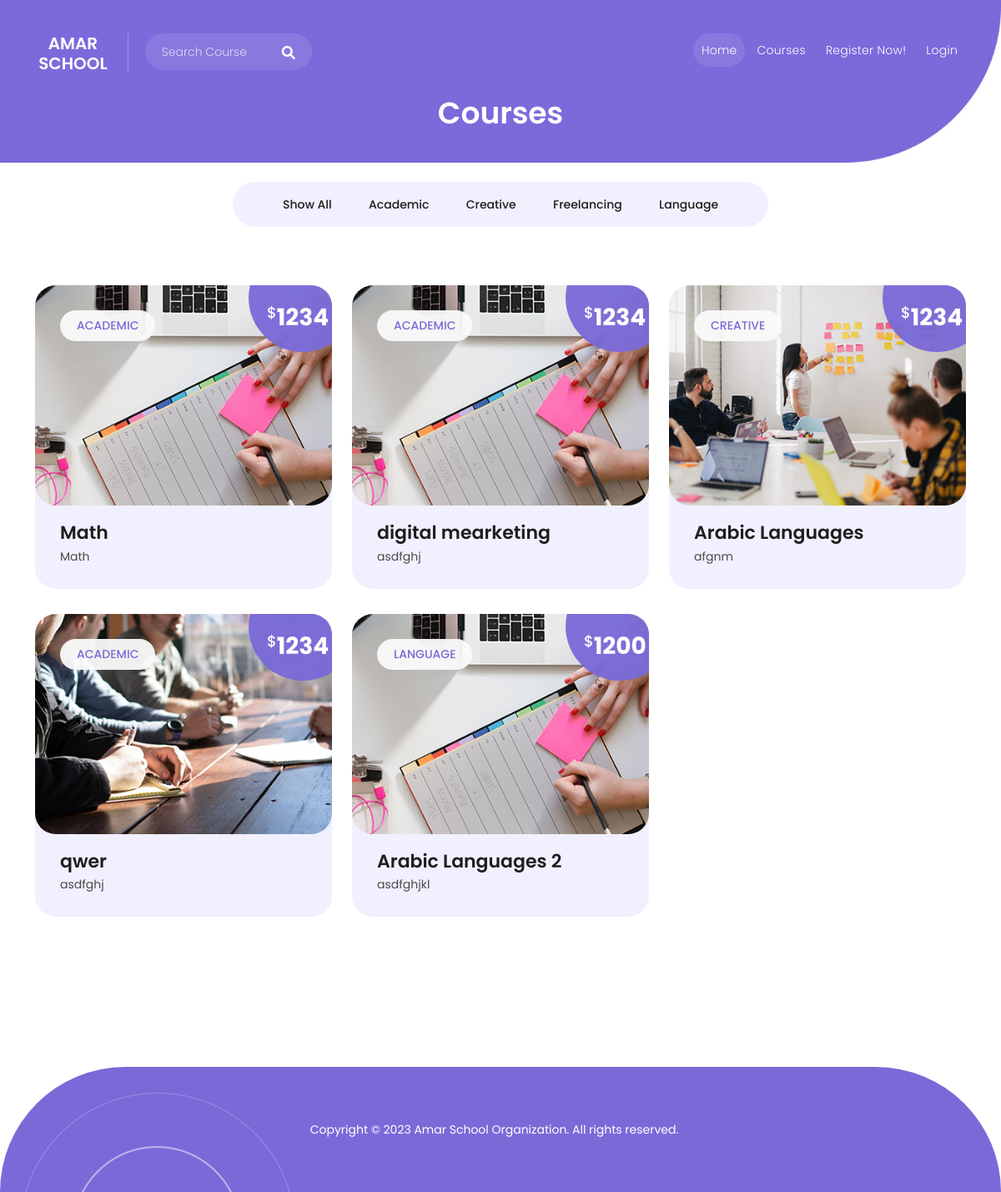
Page /course_list/ on the committed database.
### courses/models.py (models this page shows)
class Department(models.Model):
    department_name = models.CharField(max_length=100, unique=True)
    slug = models.SlugField(max_length=100)
    description = models.TextField(max_length=300, blank=True)
    def __str__(self):
        return self.department_name

class Course(models.Model):
    course_title = models.CharField(max_length=100, unique=True)
    course_description = models.TextField(max_length=400)
    course_teacher = models.ForeignKey(User, on_delete=models.CASCADE, null=True)
    course_banner = models.ImageField(upload_to='photos/courses', blank=True)
    course_price = models.IntegerField()
    course_department = models.ForeignKey(Department, on_delete=models.CASCADE)
    created_date = models.DateTimeField(auto_now_add=True)

### courses/views.py (the view)
# urls.py: path('course_list/', views.course_list, name='course_list'),
def course_list(request, department_slug=None):
    course_list = None
    department_list = Department.objects.all()
    if department_slug:
        department = get_object_or_404(Department,slug = department_slug)
        course_list = Course.objects.filter(course_department=department)
    else:
        course_list = Course.objects.all()
    context = {'course_list':course_list, 'department_list':department_list,}
    return render(request, 'courses/course_list.html', context)

### courses/templates/courses/course_list.html
{% extends "base.html" %}
{% block body %}
<div style="padding-bottom: 25px;" class="main-banner" >
</div>
<section style="margin-top: -131px; margin-bottom: 150px;" class="section courses" id="courses">
  <div class="container">
    <div class="row">
      <div class="col-lg-12 text-center">
        <div class="section-heading">
          <h2 class='text-white'>Courses</h2>
        </div>
      </div>
    </div>
    <ul class="event_filter">
      <li>
        <a href="{% url 'course_list' %}" >Show All</a>
      </li>
      {% for item in department_list %}
      <li>
        <a href="{% url 'course_by_dep' item.slug %}" >{{item.department_name}}</a>
      </li>
      {% endfor %}
    </ul>
    <div class="row event_box">
      {% if course_list %}
      {% for item in course_list %}
      <div class="col-lg-4 col-md-6 align-self-center mb-30 event_outer col-md-12 design">
        <div class="events_item ">
          <div class="thumb">
            {% if item.course_banner %}
            <a href="#"><img src="{{ item.course_banner.url }}" alt=""></a>
            {% endif %}
            <span class="category">{{item.course_department}}</span>
            <span class="price">
              <h6><em>$</em>{{item.course_price}}</h6>
            </span>
          </div>
          <div class="down-content">
            <h4 class="author">{{item.course_title}}</h4>
            <p>{{item.course_description}}</p>
          </div>
        </div>
      </div>
      {% endfor %}
      {% else %}
      <div>
        <h2>No result found. Pleace try again</h2>
      </div>
      {% endif %}
    </div>
  </div>
</section>
{% endblock %}

### static/assets/css/templatemo-scholar.css (style rules this page uses)
html, body, div, span, applet, object, iframe, h1, h2, h3, h4, h5, h6, p, blockquote, div pre, a, abbr, acronym, address, big, cite, code, del, dfn, em, font, img, ins, kbd, q, s, samp, small, strike, strong, sub, sup, tt, var, b, u, i, center, dl, dt, dd, ol, ul, li, figure, header, nav, section, article, aside, footer, figcaption { margin: 0; padding: 0; border: 0; outline: 0; }
ul, li { padding: 0; margin: 0; list-style: none; }
header, nav, section, article, aside, footer, hgroup { display: block; }
* { box-sizing: border-box; }
html, body { font-family: 'Poppins', sans-serif; -ms-text-size-adjust: 100%; -webkit-font-smoothing: antialiased; -moz-osx-font-smoothing: grayscale; }
a { text-decoration: none !important; }
h1, h2, h3, h4, h5, h6 { color: #1e1e1e; margin-top: 0px; margin-bottom: 0px; font-weight: 700; }
ul { margin-bottom: 0px; }
p { font-size: 14px; line-height: 28px; color: #4a4a4a; }
img { width: 100%; overflow: hidden; }
html, body { font-family: 'Poppins', sans-serif; }
.section { padding-top: 30px; margin-top: 120px; }
.section-heading { margin-bottom: 60px; }
.section-heading h2 { font-size: 36px; font-weight: 600; text-transform: capitalize; margin: 20px 0; line-height: 44px; }
.main-banner { background-image: url(../images/banner-bg.jpg); background-position: right bottom; background-repeat: no-repeat; background-size: cover; padding: 170px 0px 120px 0px; }
.courses { margin-top: 160px; }
.event_filter { text-align: center; }
.event_filter { background-color: #f1f0fe; border-radius: 50px; padding: 15px 40px; list-style: none; margin: 0 auto 70px; max-width: max-content; }
.event_filter li { display: inline-block; margin: 0px 20px; }
.event_filter li a { font-size: 14px; font-weight: 500; color: #1e1e1e; transition: all .3s; }
.events_item .thumb { position: relative; border-radius: 25px; overflow: hidden; }
.events_item .thumb img { margin-bottom: -5px; }
.events_item .thumb span.category { position: absolute; left: 30px; top: 30px; font-size: 14px; text-transform: uppercase; color: #7a6ad8; background-color: rgba(250, 250, 250, 0.95); padding: 8px 20px; border-radius: 25px; font-weight: 500; display: inline-block; }
.events_item .thumb span.price { position: absolute; right: -30px; top: -50px; background-color: rgba(122, 106, 216, 0.95); width: 130px; height: 130px; border-radius: 50%; display: inline-block; transition: all .3s; }
.events_item .thumb span.price h6 { margin-top: 72px; margin-left: 22px; font-size: 28px; text-transform: uppercase; color: #fff; font-weight: 700; }
.events_item .thumb span.price em { font-size: 18px; font-weight: 500; font-style: normal; vertical-align: top; }
.events_item { background-color: #f1f0fe; border-radius: 25px; margin-bottom: 30px; position: relative; justify-content: center; align-items: center; }
.events_item .down-content { padding: 20px 30px 25px 30px; }
.events_item .down-content h4 { font-size: 22px; font-weight: 600; transition: all .3s; }
body { overflow-x: hidden; }

### rows in the picture
Department: department_name "Academic"
Department: department_name "Creative"
Department: department_name "Freelancing"
Department: department_name "Language"
Course: course_banner (picture), course_department "ACADEMIC", course_price "1234", course_title "Math", course_description "Math"
Course: course_banner (picture), course_department "ACADEMIC", course_price "1234", course_title "digital mearketing", course_description "asdfghj"
Course: course_banner (picture), course_department "CREATIVE", course_price "1234", course_title "Arabic Languages", course_description "afgnm"
Course: course_banner (picture), course_department "ACADEMIC", course_price "1234", course_title "qwer", course_description "asdfghj"
Course: course_banner (picture), course_department "LANGUAGE", course_price "1200", course_title "Arabic Languages 2", course_description "asdfghjkl"
